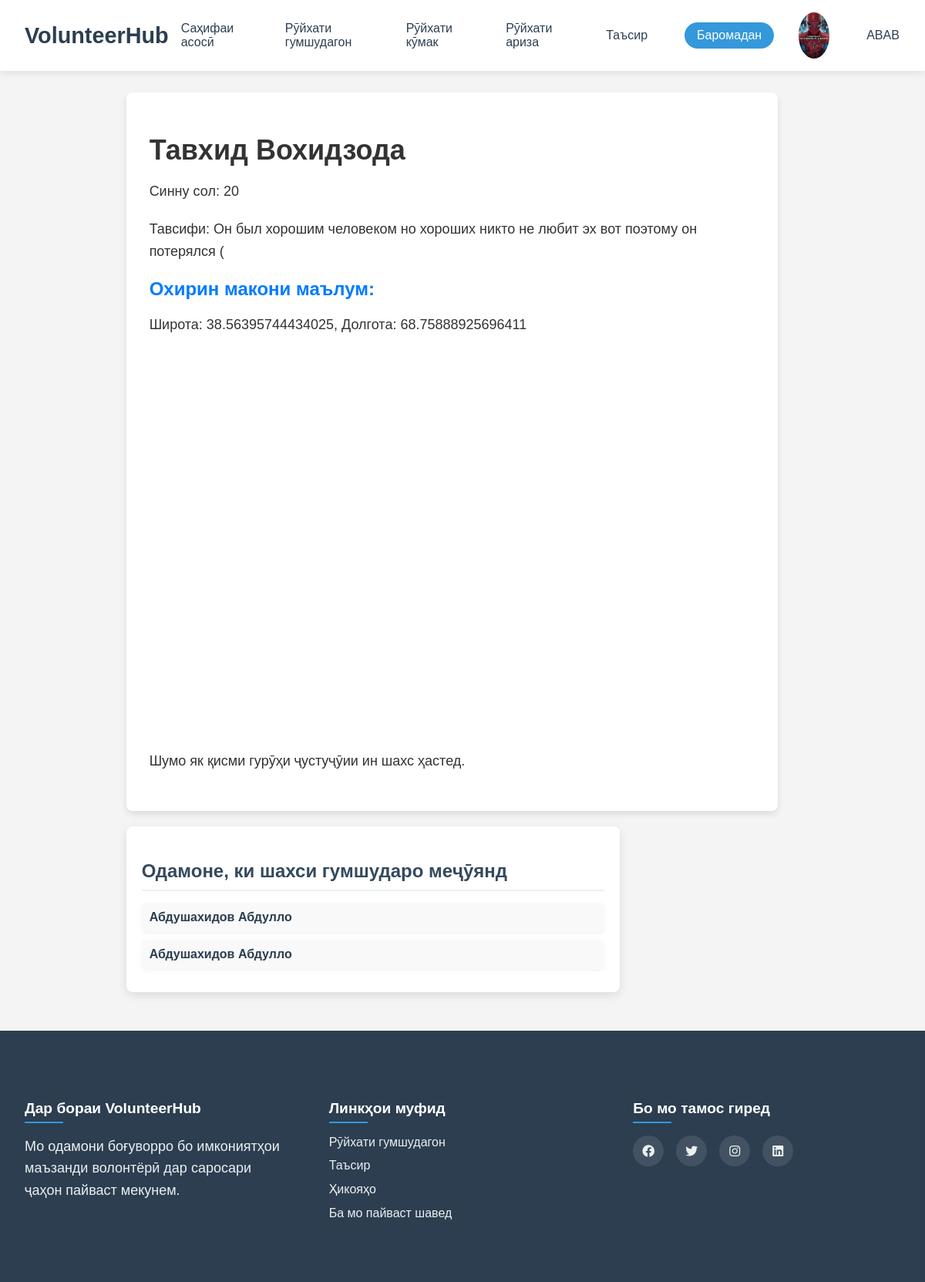
/missing-person/1/ (signed in), run on an earlier commit of the app's database.
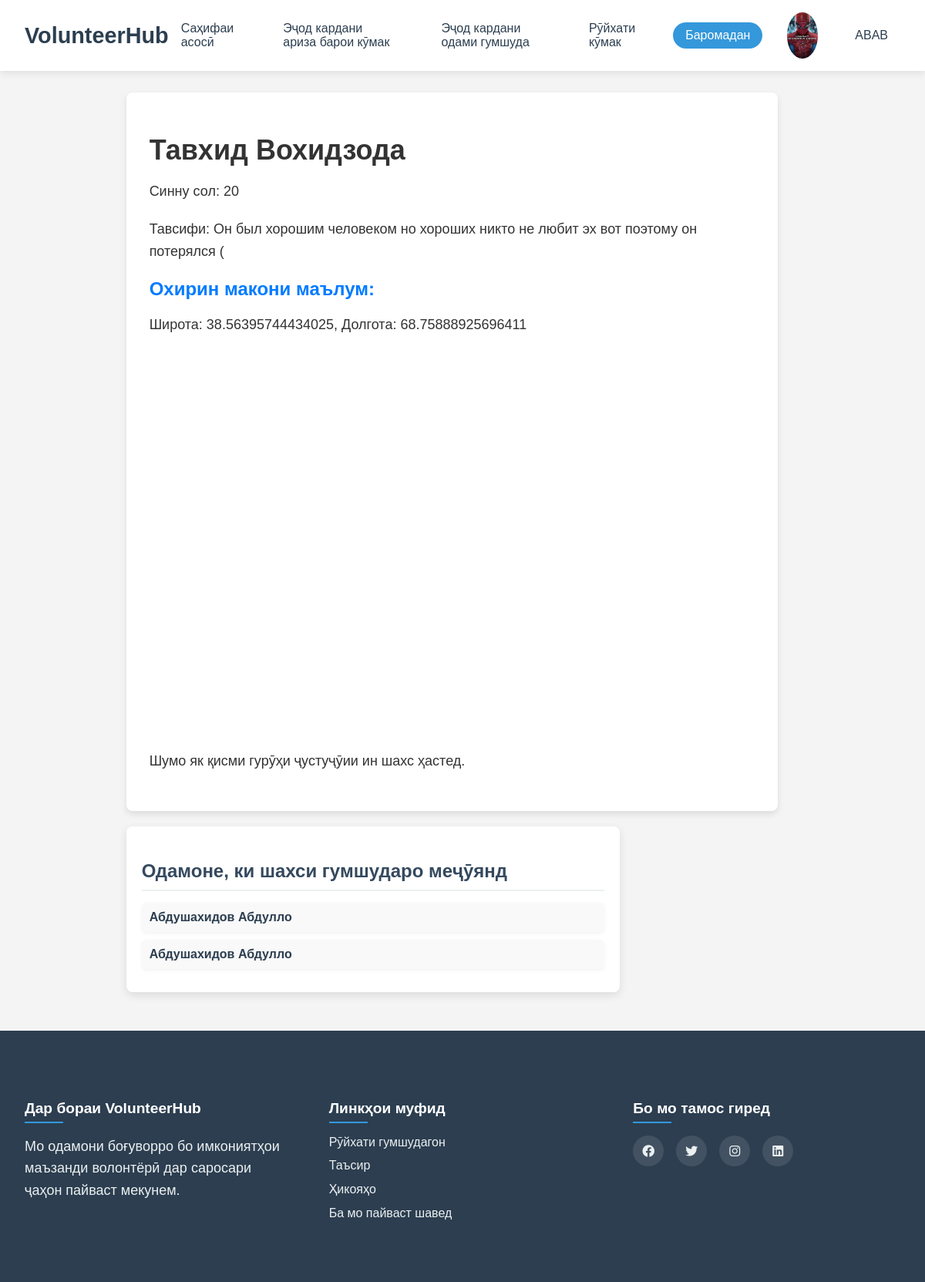
And on a later commit of the database.
### volunteer/views.py (the view)
# urls.py: path('missing-person/<int:person_id>/', views.view_missing_person, name='view_missing_person'),
@login_required
def view_missing_person(request, person_id):
    missing_person = get_object_or_404(MissingPerson, id=person_id)
    search_group = None
    try:
        search_group = SearchGroup.objects.get(missing_person=missing_person, user=request.user)
    except SearchGroup.DoesNotExist:
        pass  # Пользователь не состоит в группе поиска
    user_location = UserLocation.objects.filter(user=request.user, is_active=True)
    seekers = SearchGroup.objects.filter(missing_person=missing_person).select_related('user')
    return render(request, 'missing_person.html', {
        'missing_person': missing_person,
        'search_group': search_group,
        'user_location': user_location,
        'seekers': seekers  # Добавляем участников группы поиска
    })

### templates/missing_person.html (shortened to what this page needs)
{% extends "base.html" %}
{% load static %}
{% block content %}
<!DOCTYPE html>
<html lang="ru">
<head>
</head>
<body>
    <div class="container">
        <h1>{{ missing_person.name }}</h1>
        <p>Синну сол: {{ missing_person.age }}</p>
        <p>Тавсифи: {{ missing_person.description }}</p>
        <h2>Охирин макони маълум:</h2>
        <p>Широта: {{ missing_person.last_known_latitude }}, Долгота: {{ missing_person.last_known_longitude }}</p>
        <div id="map"></div>
        {% if not search_group %}
            <a href="{% url "join_search_group" missing_person.id%}" id="join-group-button">
                <button id="join-group-button">Ба гурӯҳи ҷустуҷӯ ҳамроҳ шавед</button>
            </a>
        {% else %}
            <p>Шумо як қисми гурӯҳи ҷустуҷӯии ин шахс ҳастед.</p>
        {% endif %}
    </div>
    <div class="seekers-container">
        <h3>Одамоне, ки шахси гумшударо меҷӯянд</h3>
        {% for seeker in seekers %}
            <div class="seeker">
                <strong>{{ seeker.user.first_name }} {{ seeker.user.last_name }}</strong>
            </div>
        {% empty %}
            <p>Дар ҳоли ҳозир дар ҷустуҷӯи шахси гумшуда нест.</p>
        {% endfor %}
    </div>
</body>
</html>
{% endblock content %}

### templates/base.html (shortened to what this page needs)
{% load static %}
<!DOCTYPE html>
<html lang="tg">
<head>
    <link rel="stylesheet" href="https://cdnjs.cloudflare.com/ajax/libs/aos/2.3.4/aos.css">
    <link rel="stylesheet" href="https://cdn.jsdelivr.net/npm/swiper@11/swiper-bundle.min.css">
    <link rel="stylesheet" href="{% static "/styles/footer.css" %}">
    <link rel="stylesheet" href="{% static "/styles/header.css" %}">
    <link rel="stylesheet" href="https://cdnjs.cloudflare.com/ajax/libs/font-awesome/6.0.0/css/all.min.css">
</head>
<body>
    <header class="header">
        <nav class="nav">
            <div class="logo">VolunteerHub</div>
            <div class="nav-links">
                <a href="{% url "home" %}">Саҳифаи асосӣ</a>
                {% if user.status == 'валантер' %}
                <a href="{% url "missing_person_list" %}">Рӯйхати гумшудагон</a>
                <a href="{% url "help_list" %}">Рӯйхати кӯмак</a>
                <a href="{% url "application_list" %}">Рӯйхати ариза</a>
                <a href="#impact">Таъсир</a>
                {% elif user.status == 'Нуждающийся' %}
                <a href="{% url "applyhelp_create" %}">Эҷод кардани ариза барои кӯмак</a>
                <a href="{% url "createmissing" %}">Эҷод кардани одами гумшуда</a>
                <a href="{% url "help_list1" %}">Рӯйхати кӯмак</a>
                {% endif %}
                {% if user.is_authenticated %}
                    <a href="{% url "logout" %}" class="join-btn">Баромадан</a>
                {% else %}
                    <a href="{% url "login" %}" class="join-btn">Вуруд</a>
                {% endif %}
                {% if user.image %}
                <img src="{{ user.image.url }}" alt="image" style="width: 60px; height: 60px; border-radius: 50%;">
                {% else %}
                <img src="{% static 'images/user.jpg' %}" alt="image" style="width: 60px; height: 60px; border-radius: 50%;">
                {% endif %}
                {% if user.is_authenticated %}
                <a href="{% url "profile" user.id%}">{{user.username}}</a>
                {% endif %}
            </div>
        </nav>
    </header>
    <main>
    {% block content %}
    {% endblock %}
    </main>
    <footer class="footer">
        <div class="footer-content">
            <div class="footer-section">
                <h4>Дар бораи VolunteerHub</h4>
                <p>Мо одамони боғуворро бо имкониятҳои маъзанди волонтёрӣ дар саросари ҷаҳон пайваст мекунем.</p>
            </div>
            <div class="footer-section">
                <h4>Линкҳои муфид</h4>
                <ul>
                    <li><a href="{% url "missing_person_list" %}">Рӯйхати гумшудагон</a></li>
                    <li><a href="#impact">Таъсир</a></li>
                    <li><a href="#stories">Ҳикояҳо</a></li>
                    <li><a href="#join">Ба мо пайваст шавед</a></li>
                </ul>
            </div>
            <div class="footer-section">
                <h4>Бо мо тамос гиред</h4>
                <div class="social-links">
                    <a href="#"><i class="fab fa-facebook"></i></a>
                    <a href="#"><i class="fab fa-twitter"></i></a>
                    <a href="#"><i class="fab fa-instagram"></i></a>
                    <a href="#"><i class="fab fa-linkedin"></i></a>
                </div>
            </div>
        </div>
    </footer>
</body>
</html>

What changed in the data, as far as the page shows it:
changed CustomUser "ABAB": status "валантер" → "Нуждающийся" (drawn)
Also different on the page:
text no longer shown: "Рӯйхати гумшудагон Рӯйхати ариза Таъсир"
text now shown: "Эҷод кардани ариза барои кӯмак Эҷод кардани одами гумшуда"
